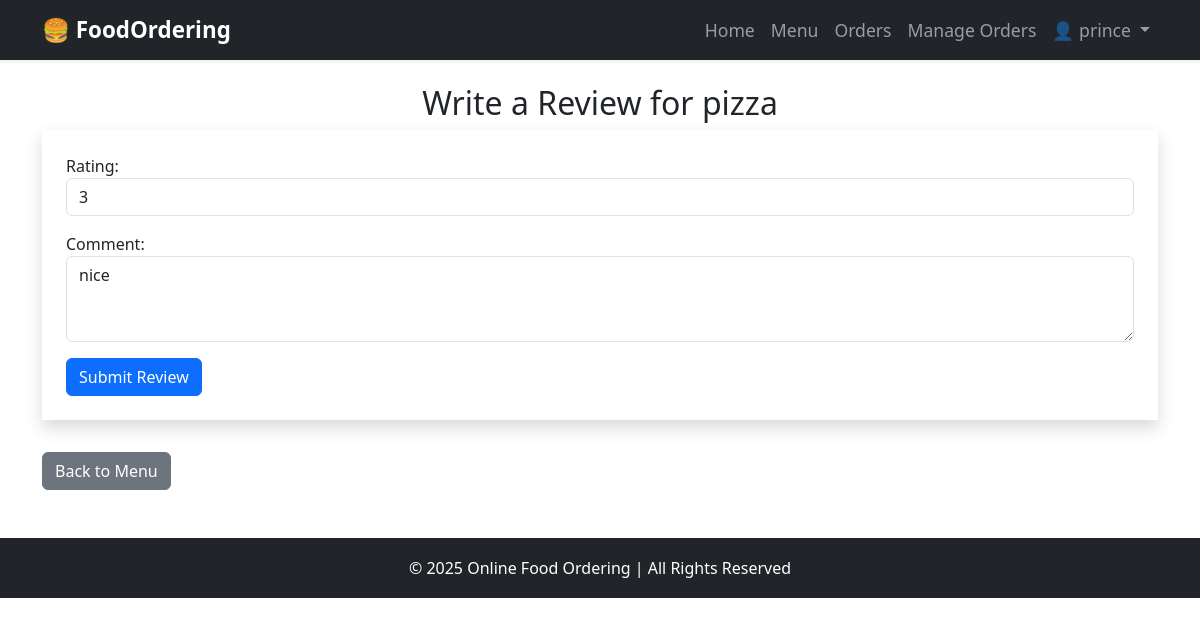
The page /review/2/ (signed in) on the database its author committed.
### food_ordering/models.py (models this page shows, shortened)
class Food(models.Model):
    name = models.CharField(max_length=100)
    description = models.TextField()
    price = models.DecimalField(max_digits=6, decimal_places=2)
    category = models.CharField(
        max_length=50,
        choices=[("Veg", "Veg"), ("Non-Veg", "Non-Veg")],
        default="Veg"
    )
    available = models.BooleanField(default=True)
    image = CloudinaryField('image', blank=True, null=True)  # ✅ Cloudinary storage

class Review(models.Model):
    user = models.ForeignKey(User, on_delete=models.CASCADE)
    food = models.ForeignKey(Food, related_name="reviews", on_delete=models.CASCADE)
    rating = models.PositiveIntegerField(choices=[(i, i) for i in range(1, 6)])  # 1 to 5 stars
    comment = models.TextField()
    created_at = models.DateTimeField(auto_now_add=True)
    class Meta:
        unique_together = ("user", "food")  # Prevent duplicate reviews

### food_ordering/views.py (the view)
# urls.py: path('review/<int:food_id>/', views.submit_review, name="submit_review"),
@login_required
def submit_review(request, food_id):
    food = get_object_or_404(Food, id=food_id)
    existing_review = Review.objects.filter(user=request.user, food=food).first()
    if request.method == "POST":
        form = ReviewForm(request.POST, instance=existing_review)
        if form.is_valid():
            review = form.save(commit=False)
            review.user = request.user
            review.food = food
            review.save()
            messages.success(request, "Review submitted successfully!")
            return redirect("menu")
    else:
        form = ReviewForm(instance=existing_review)
    return render(request, "food_ordering/review_form.html", {"form": form, "food": food})

### food_ordering/forms.py
class ReviewForm(forms.ModelForm):
    class Meta:
        model = Review
        fields = ["rating", "comment"]
        widgets = {
            "rating": forms.Select(choices=[(i, i) for i in range(1, 6)], attrs={"class": "form-control"}),
            "comment": forms.Textarea(attrs={"class": "form-control", "rows": 3}),
        }

### templates/food_ordering/review_form.html (shortened to what this page needs)
{% extends "base.html" %}
{% block content %}
<h2 class="text-center">Write a Review for {{ food.name }}</h2>
<form method="POST" class="shadow p-4">
    {{ form.as_p }}
    <button type="submit" class="btn btn-primary">Submit Review</button>
</form>
<a href="{% url 'menu' %}" class="btn btn-secondary mt-3">Back to Menu</a>
{% endblock %}

### templates/base.html (shortened to what this page needs)
{% load static %}
<link rel="stylesheet" href="{% static 'css/style.css' %}">
<!DOCTYPE html>
<html lang="en">
<head>
    <link href="https://cdn.jsdelivr.net/npm/bootstrap@5.3.2/dist/css/bootstrap.min.css" rel="stylesheet">
</head>
<body>
    <header>
        <nav class="navbar navbar-expand-lg navbar-dark bg-dark shadow-sm">
            <div class="container">
                <a class="navbar-brand" href="/">🍔 FoodOrdering</a>
                <div class="collapse navbar-collapse" id="navbarNav">
                    <ul class="navbar-nav ms-auto">
                        <li class="nav-item">
                            <a class="nav-link" href="/">Home</a>
                        </li>
                        <li class="nav-item">
                            <a class="nav-link" href="{% url 'menu' %}">Menu</a>
                        </li>
                        {% if user.is_authenticated %}
                            <li class="nav-item">
                                <a class="nav-link" href="{% url 'order_history' %}">Orders</a>
                            </li>
                            {% if user.is_staff %}
                            <li class="nav-item">
                                <a class="nav-link" href="{% url 'manage_orders' %}">Manage Orders</a>
                            </li>
                            {% endif %}
                            <li class="nav-item dropdown">
                                <a class="nav-link dropdown-toggle" href="#" id="userDropdown" role="button" data-bs-toggle="dropdown">
                                    👤 {{ user.username }}
                                </a>
                            </li>
                        {% endif %}
                    </ul>
                </div>
            </div>
        </nav>
    </header>
    <main class="container mt-4">
        {% block content %}{% endblock %}
    </main>
    <footer class="footer bg-dark text-white text-center mt-5">
        <p class="mb-0">&copy; 2025 Online Food Ordering | All Rights Reserved</p>
    </footer>
</body>
</html>

### templates/base.html (style rules this page uses)
.navbar-brand { font-weight: bold; font-size: 1.4rem; }
.nav-link { font-size: 1.1rem; }
.footer { position: relative; bottom: 0; width: 100%; height: 60px; line-height: 60px; background-color: #343a40; }

### rows shown on the page
Food: name "pizza"
Review: rating "3", comment "nice"

### other values the page prints
{{ user.username }} "prince"
